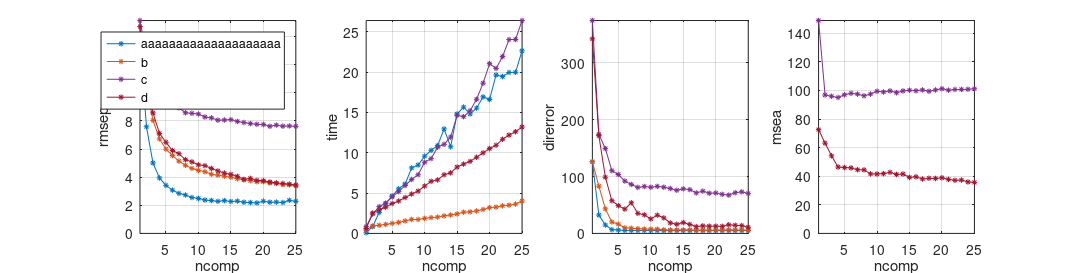

The MATLAB source for this figure: (Note: this script raises an error after producing the figure.)
%%%%%%%%%%%%%%%%%%%%%%%%%%%%%%%%%%%
%% Results plot
%%%%%%%%%%%%%%%%%%%%%%%%%%%%%%%%%%
color_seds_fixed = [0    0.4470    0.7410];
color_seds_free = [0.4940    0.1840    0.5560];
color_sieds_fixed = [0.8500    0.3250    0.0980];
color_sieds_free = [0.6350    0.0780    0.1840];

figure('units','normalized','position',[0.1 0.1 0.85 0.27]);
load('comparison_seds_sieds/results_fixed_attractor')
subplot(1,4,1);
a = plot(mse_seds, '-*','MarkerSize', 4, 'Color', color_seds_fixed);
hold on;
b = plot(mse_sieds, '-*','MarkerSize', 4, 'Color', color_sieds_fixed);

load('comparison_seds_sieds/results_free_attractor')
c = plot(mse_seds, '-*','MarkerSize', 4, 'Color', color_seds_free);
hold on;
d = plot(mse_sieds, '-*','MarkerSize', 4, 'Color', color_sieds_free);
xlabel('ncomp')
ylabel('rmsep')
grid on;
axis([1 25 0 inf]);
legend([a b c d], 'aaaaaaaaaaaaaaaaaaaa','b','c','d')


load('comparison_seds_sieds/results_fixed_attractor')
subplot(1,4,2);
plot(training_time_seds, '-*','MarkerSize', 4, 'Color', color_seds_fixed);
hold on;
plot(training_time_sieds, '-*','MarkerSize', 4, 'Color', color_sieds_fixed);

load('comparison_seds_sieds/results_free_attractor')
plot(training_time_seds, '-*','MarkerSize', 4, 'Color', color_seds_free);
hold on;
plot(training_time_sieds, '-*','MarkerSize', 4, 'Color', color_sieds_free);
xlabel('ncomp')
ylabel('time')
axis([1 25 0 inf]);
grid on;

load('comparison_seds_sieds/results_fixed_attractor')
subplot(1,4,3);
plot(dir_error_seds, '-*','MarkerSize', 4, 'Color', color_seds_fixed);
hold on;
plot(dir_error_sieds, '-*','MarkerSize', 4, 'Color', color_sieds_fixed);

load('comparison_seds_sieds/results_free_attractor')
plot(dir_error_seds, '-*','MarkerSize', 4, 'Color', color_seds_free);
hold on;
plot(dir_error_sieds, '-*','MarkerSize', 4, 'Color', color_sieds_free);
xlabel('ncomp')
ylabel('direrror')
axis([1 25 0 inf]);
grid on;


load('comparison_seds_sieds/results_free_attractor')
subplot(1,4,4);
plot(mse_seds_attractor, '-*','MarkerSize', 4, 'Color', color_seds_free);
hold on;
plot(mse_sieds_attractor, '-*','MarkerSize', 4, 'Color', color_sieds_free);
xlabel('ncomp')
ylabel('msea')

axis([1 25 0 inf]);
grid on;

file = 'seds_comparison.eps';
set(gcf,'PaperPositionMode','auto');
iptsetpref('ImshowBorder','tight');
print(gcf, '-depsc','-painters', file);


%%%%%%%%%%%%%%%%%%%%%%%%%%%%%%%%%%%%%%%%%%
%% Streamlines plots 
%%%%%%%%%%%%%%%%%%%%%%%%%%%%%%%%%%%%%%%

% For figure 1
%files = {'KShape', 'Khamesh'}; 
% For figure 2
files = {'JShape', 'Zshape'}; 

%% Optimization options SEDS
clear options;
dt = 0.1;
tol_cutting = 1;
% A set of options that will be passed to the solver. Please type 
% 'doc preprocess_demos' in the MATLAB command window to get detailed
% information about other possible options.
options_seds.tol_mat_bias = 10^-6; % A very small positive scalar to avoid
                              % instabilities in Gaussian kernel [default: 10^-15]
                              
options_seds.display = 0;          % An option to control whether the algorithm
                              % displays the output of each iterations [default: true]
                              
options_seds.tol_stopping=10^-10;  % A small positive scalar defining the stoppping
                              % tolerance for the optimization solver [default: 10^-10]

options_seds.max_iter = 1000;       % Maximum number of iteration for the solver [default: i_max=1000]

options_seds.objective = 'mse';    % 'likelihood': use likelihood as criterion to
                              % optimize parameters of GMM
                              % 'mse': use mean square error as criterion to
                              % optimize parameters of GMM
                              % 'direction': minimize the angle between the
                              % estimations and demonstrations (the velocity part)
                              % to optimize parameters of GMM                              
                              % [default: 'mse']

%% Optimization options SIEDS
clear options_sieds;
options_sieds.n_iter = 10;        % Max number of EM iterations
options_sieds.solver = 'mosek';              % Solver 
options_sieds.criterion = 'mse';              % Solver
options_sieds.c_reg = 1e0;                  % Pos def eps margin
options_sieds.verbose = 0;                    % Verbose (0-5)
options_sieds.warning = true;                % Display warning information
options_sieds.min_eig_loc = 1e-5;
options_sieds_fixed = options_sieds;
options_sieds_fixed.attractor = [0;0];

%% Optimization options pseudo SEDS
clear options_p_sieds;
options_p_sieds.n_iter = 10;        % Max number of EM iterations
options_p_sieds.solver = 'mosek';              % Solver 
options_p_sieds.criterion = 'mse';              % Solver
options_p_sieds.c_reg = -1e-5;                  % Pos def eps margin
options_p_sieds.verbose = 0;                    % Verbose (0-5)
options_p_sieds.warning = true;                % Display warning information
options_p_sieds.min_eig_loc = 1e-5;
options_p_sieds.max_iter = 100;

figure('units','normalized','position',[0.1 0.1 0.27 0.7]);
c = 7;

for i=1:length(files)
    load(['models/recorded_motions/' files{i}],'demos');
    % the variable 'demos' composed of 3 demosntrations. Each demonstrations is
    % recorded from Tablet-PC at 50Hz. Datas are in millimeters.
    [x0 , xT, Data, index] = preprocess_demos(demos,dt,tol_cutting); %preprocessing datas    
    d = size(Data,1)/2; %dimension of data

    %% SEDS learning (known attractor)
    [Priors_0, Mu_0, Sigma_0] = initialize_SEDS(Data,c); %finding an initial guess for GMM's parameter
    [Priors Mu Sigma]=SEDS_Solver(Priors_0,Mu_0,Sigma_0,Data,options_seds); %running SEDS optimization solver

    % A set of options that will be passed to the Simulator. Please type 
    % 'doc preprocess_demos' in the MATLAB command window to get detailed
    % information about each option.

    subplot(4,2,(i-1)+1);
    get_expected_dynamics_seds = @(x) GMR(Priors,Mu,Sigma,x,1:d,d+1:2*d);
    % Plot
    plot(Data(1,:),Data(2,:),'r.')
    ax = gca;
    ax.YLim = [ax.YLim(1) max(0,ax.YLim(2))];
    limits = [ax.XLim ax.YLim];
    plotStreamLines(Priors,Mu,Sigma,limits)
    hold on
    plot(Data(1,:),Data(2,:),'r.')
    plot(0,0,'bo', 'LineWidth', 6,'MarkerSize', 6);

    %% SIEDS learning (known attractor)
    lambda = em_mix_inv_lds(Data, c, options_sieds_fixed);

    subplot(4,2,(i-1)+3);
    % Plot result
    plot(Data(1,:),Data(2,:),'r.');
    hold on;
    ax = gca;
    %limits = [ax.XLim ax.YLim];
    [p,h] = plot_streamlines_mix_inv_lds(lambda,limits);
    delete(h);
    delete(p(end-c+1:end));

    %% Pseudo-SEDS learning (unknown attractor)
    lambda = em_mix_lds(Data, c, options_p_sieds);

    subplot(4,2,(i-1)+5);
    % Plot result
    plot(Data(1,:),Data(2,:),'r.');
    hold on;
    ax = gca;
    %limits = [ax.XLim ax.YLim];
    [p,h] = plot_streamlines_mix_lds(lambda,limits);
    delete(h);
    delete(p(end-c+1:end));

    %% SIEDS learning (known attractor)
    lambda = em_mix_inv_lds(Data, c, options_sieds);

    subplot(4,2,(i-1)+7);
    % Plot result
    plot(Data(1,:),Data(2,:),'r.');
    hold on;
    ax = gca;
    %limits = [ax.XLim ax.YLim];
    [p,h] = plot_streamlines_mix_inv_lds(lambda,limits);        
    delete(h);
    delete(p(end-c+1:end));
end

annotation(gcf,'textbox',...
    [0.503787878787879 0.940805226254916 0.0587121200268016 0.0320665077118296],...
    'String',{'a'},...
    'LineStyle','none');

% Create textbox
annotation(gcf,'textbox',...
    [0.496212121212122 0.708026128867743 0.0587121200268018 0.0320665077118296],...
    'String','b',...
    'LineStyle','none',...
    'FitBoxToText','off');

% Create textbox
annotation(gcf,'textbox',...
    [0.488636363636365 0.494249406777483 0.0587121200268018 0.0320665077118296],...
    'String','c',...
    'LineStyle','none',...
    'FitBoxToText','off');

% Create textbox
annotation(gcf,'textbox',...
    [0.492424242424243 0.274534442406937 0.0587121200268018 0.0320665077118295],...
    'String','d',...
    'LineStyle','none',...
    'FitBoxToText','off');

file = 'seds_comparison_streamlines.eps';
set(gcf,'PaperPositionMode','auto');
iptsetpref('ImshowBorder','tight');
print(gcf, '-depsc','-painters', file);




